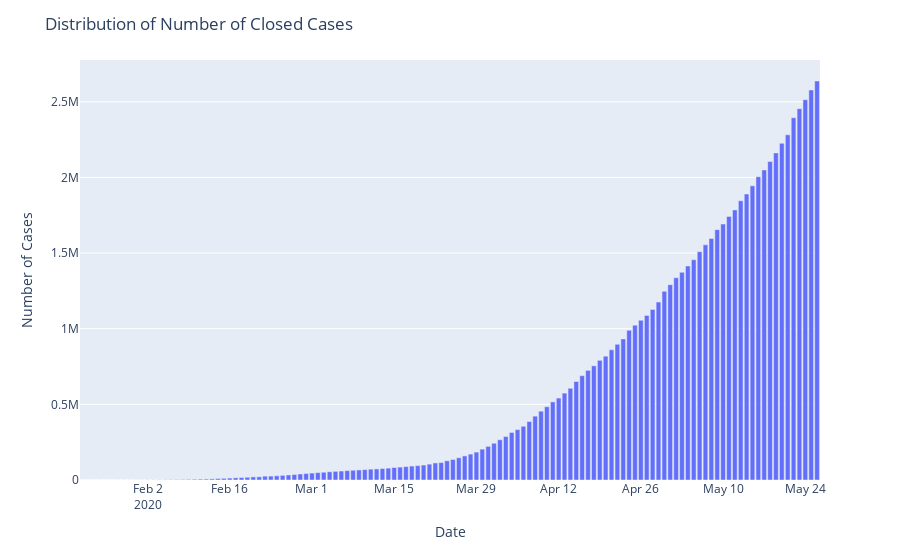

Notebook code cell kept with this figure:
### Code cell
fig=px.bar(x=datewise.index,y=datewise["Recovered"]+datewise["Deaths"])
fig.update_layout(title="Distribution of Number of Closed Cases",
                  xaxis_title="Date",yaxis_title="Number of Cases")
fig.show()
